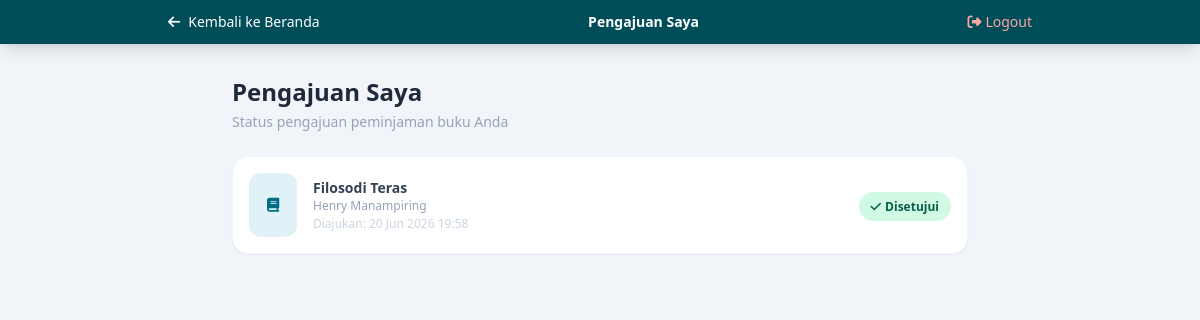
/perpustakaan/mahasiswa/pengajuan.php (signed in), run on the app's committed database.
### tables this page shows
CREATE TABLE `pengajuan_peminjaman` (
  `id` int(11) NOT NULL,
  `user_id` int(11) NOT NULL,
  `buku_id` int(11) NOT NULL,
  `catatan` text DEFAULT NULL,
  `status` enum('menunggu','disetujui','ditolak') NOT NULL DEFAULT 'menunggu',
  `alasan_tolak` text DEFAULT NULL,
  `created_at` timestamp NOT NULL DEFAULT current_timestamp()
);

CREATE TABLE `buku` (
  `id` int(11) NOT NULL,
  `kategori_id` int(11) NOT NULL,
  `judul` varchar(200) NOT NULL,
  `penulis` varchar(150) NOT NULL,
  `penerbit` varchar(150) NOT NULL,
  `tahun_terbit` year(4) NOT NULL,
  `stok` int(11) NOT NULL DEFAULT 0,
  `isbn` varchar(20) DEFAULT NULL,
  `foto` varchar(255) DEFAULT NULL,
  `deskripsi` text DEFAULT NULL
);

### perpustakaan/mahasiswa/pengajuan.php (the view, shortened to what this page needs)
<?php
require_once __DIR__ . '/../config/db.php';
$pengajuans = $pdo->prepare("
    SELECT pp.*, b.judul, b.penulis, b.foto as foto_buku
    FROM pengajuan_peminjaman pp
    JOIN buku b ON pp.buku_id=b.id
    WHERE pp.user_id=? ORDER BY pp.created_at DESC");
$pengajuans->execute([$_SESSION['user_id']]);
$data = $pengajuans->fetchAll();
?>
<!DOCTYPE html>
<html lang="id">
<head>
    <script src="https://cdn.tailwindcss.com"></script>
    <link rel="stylesheet" href="https://cdnjs.cloudflare.com/ajax/libs/font-awesome/6.5.0/css/all.min.css">
</head>
<body class="bg-slate-100 font-sans min-h-screen">
<nav style="background:#004d5a" class="shadow-lg sticky top-0 z-10">
    <div class="max-w-4xl mx-auto px-4 py-3 flex items-center justify-between">
        <a href="../beranda.php" class="flex items-center gap-2 text-white hover:opacity-80 transition">
            <i class="fa-solid fa-arrow-left text-sm"></i>
            <span class="text-sm font-medium">Kembali ke Beranda</span>
        </a>
        <p class="text-white font-bold text-sm">Pengajuan Saya</p>
        <a href="../auth/logout.php" class="text-red-300 hover:text-red-200 text-sm transition">
            <i class="fa-solid fa-right-from-bracket mr-1"></i>Logout
        </a>
    </div>
</nav>
<div class="max-w-3xl mx-auto px-4 py-8">
    <div class="mb-6">
        <h1 class="text-2xl font-bold text-slate-800">Pengajuan Saya</h1>
        <p class="text-slate-400 text-sm mt-1">Status pengajuan peminjaman buku Anda</p>
    </div>
    <?php if (empty($data)): ?>
    <div class="text-center py-16 bg-white rounded-2xl border border-slate-100">
        <i class="fa-solid fa-inbox text-slate-300 text-5xl mb-4"></i>
        <p class="text-slate-500 font-medium">Belum ada pengajuan</p>
        <a href="../beranda.php#koleksi"
           class="inline-block mt-4 px-5 py-2.5 rounded-xl text-white text-sm font-medium transition"
           style="background:linear-gradient(135deg,#006e82,#008fa3)">
            Jelajahi Koleksi Buku
        </a>
    </div>
    <?php else: ?>
    <div class="space-y-3">
        <?php foreach ($data as $pj):
            $ada_foto = $pj['foto_buku'] && file_exists(__DIR__.'/../admin/uploads/foto_buku/'.$pj['foto_buku']);
        ?>
        <div class="flex items-center gap-4 bg-white rounded-2xl p-4 shadow-sm border border-slate-100 hover:shadow-md transition">
            <?php if ($ada_foto): ?>
            <img src="../admin/uploads/foto_buku/<?= $pj['foto_buku'] ?>"
                 class="w-12 h-16 object-cover rounded-xl border border-slate-200 flex-shrink-0">
            <?php else: ?>
            <div class="w-12 h-16 rounded-xl flex items-center justify-center flex-shrink-0" style="background:#e0f2f8">
                <i class="fa-solid fa-book text-sm" style="color:#006e82"></i>
            </div>
            <?php endif; ?>
            <div class="flex-1 min-w-0">
                <p class="font-semibold text-slate-700 text-sm truncate"><?= htmlspecialchars($pj['judul']) ?></p>
                <p class="text-slate-400 text-xs"><?= htmlspecialchars($pj['penulis']) ?></p>
                <p class="text-slate-300 text-xs mt-0.5">
                    Diajukan: <?= date('d M Y H:i', strtotime($pj['created_at'])) ?>
                </p>
            </div>
            <div class="flex-shrink-0">
                <?php if ($pj['status']==='menunggu'): ?>
                <span class="text-xs font-semibold px-3 py-1.5 rounded-full" style="background:#fef3c7;color:#92400e">
                    <i class="fa-solid fa-clock mr-1"></i>Menunggu
                </span>
                <?php elseif ($pj['status']==='disetujui'): ?>
                <span class="text-xs font-semibold px-3 py-1.5 rounded-full" style="background:#d1fae5;color:#065f46">
                    <i class="fa-solid fa-check mr-1"></i>Disetujui
                </span>
                <?php else: ?>
                <span class="text-xs font-semibold px-3 py-1.5 rounded-full" style="background:#fee2e2;color:#991b1b">
                    <i class="fa-solid fa-xmark mr-1"></i>Ditolak
                </span>
                <?php endif; ?>
            </div>
        </div>
        <?php endforeach; ?>
    </div>
    <?php endif; ?>
</div>
</body>
</html>

### data on the page
pengajuan_peminjaman: buku.judul "Filosodi Teras", buku.penulis "Henry Manampiring", created_at "20 Jun 2026 19:58", status "disetujui" (drawn)
